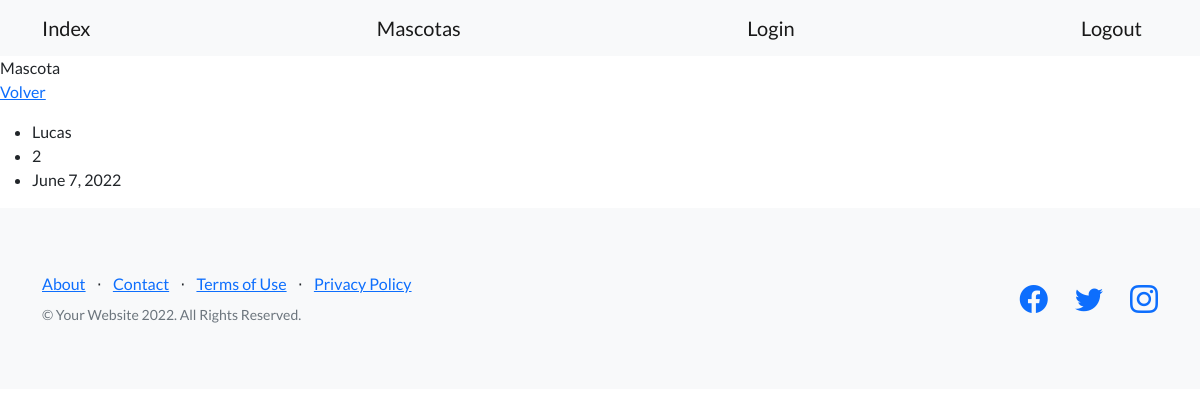
The page /mostrar-mascota/5/ on the database its author committed.
### mascota/models.py (models this page shows, shortened)
class Mascota(models.Model):
    nombre = models.CharField(max_length=30)
    edad = models.IntegerField()
    fecha_ingreso = models.DateField(null=True)

### mascota/views.py (the view)
# urls.py: path('mostrar-mascota/<int:pk>/', MostrarMascota.as_view(), name='mostrar_mascota'),
class MostrarMascota(DetailView):
    model = Mascota
    template_name = 'mascota/mostrar_mascota.html'

### mascota/templates/mascota/mostrar_mascota.html (shortened to what this page needs)
{% extends 'base.html' %}
{% block texto_header %}
Mascota
{% endblock texto_header %}
{% block contenido %}
<p>
    <a href={% url 'listar_mascotas' %}>Volver</a>
</p>
<p>
    <ul>
        <li>
            {{mascota.nombre}}
        </li>
        <li>
            {{mascota.edad}}
        </li>
        <li>
            {{mascota.fecha_ingreso}}
        </li>
    </ul>
</p>
{% endblock contenido %}

### rows shown on the page
Mascota: nombre "Lucas", edad "2", fecha_ingreso "June 7, 2022"
